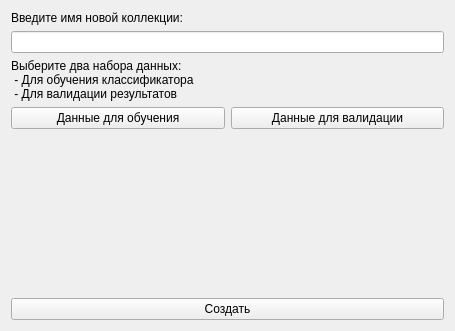
<?xml version="1.0" encoding="UTF-8"?>
<ui version="4.0">
 <class>create_dataset_widget</class>
 <widget class="QWidget" name="create_dataset_widget">
  <property name="geometry">
   <rect>
    <x>0</x>
    <y>0</y>
    <width>455</width>
    <height>331</height>
   </rect>
  </property>
  <property name="windowTitle">
   <string>Содание Коллекции Данных</string>
  </property>
  <layout class="QGridLayout" name="gridLayout">
   <item row="6" column="0">
    <spacer name="verticalSpacer">
     <property name="orientation">
      <enum>Qt::Vertical</enum>
     </property>
     <property name="sizeHint" stdset="0">
      <size>
       <width>20</width>
       <height>40</height>
      </size>
     </property>
    </spacer>
   </item>
   <item row="5" column="0">
    <widget class="QLabel" name="bottom_message">
     <property name="text">
      <string/>
     </property>
    </widget>
   </item>
   <item row="1" column="0">
    <widget class="QLineEdit" name="name_edit"/>
   </item>
   <item row="3" column="0">
    <layout class="QHBoxLayout" name="horizontalLayout">
     <item>
      <widget class="QPushButton" name="learn_data_button">
       <property name="text">
        <string>Данные для обучения</string>
       </property>
      </widget>
     </item>
     <item>
      <widget class="QPushButton" name="test_data_button">
       <property name="text">
        <string>Данные для валидации</string>
       </property>
      </widget>
     </item>
    </layout>
   </item>
   <item row="2" column="0">
    <widget class="QLabel" name="top_message">
     <property name="text">
      <string>Выберите два набора данных:
 - Для обучения классификатора 
 - Для валидации результатов</string>
     </property>
     <property name="alignment">
      <set>Qt::AlignLeading|Qt::AlignLeft|Qt::AlignVCenter</set>
     </property>
    </widget>
   </item>
   <item row="7" column="0">
    <widget class="QPushButton" name="create_dataset_button">
     <property name="text">
      <string>Создать</string>
     </property>
    </widget>
   </item>
   <item row="0" column="0">
    <widget class="QLabel" name="name_label">
     <property name="text">
      <string>Введите имя новой коллекции:</string>
     </property>
    </widget>
   </item>
  </layout>
 </widget>
 <resources/>
 <connections/>
</ui>
